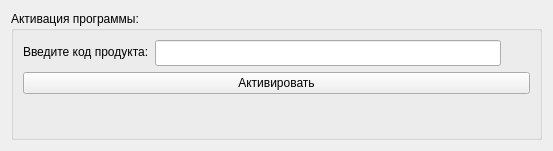
<?xml version="1.0" encoding="UTF-8"?>
<ui version="4.0">
 <class>ActivateWindow</class>
 <widget class="QWidget" name="ActivateWindow">
  <property name="geometry">
   <rect>
    <x>0</x>
    <y>0</y>
    <width>553</width>
    <height>151</height>
   </rect>
  </property>
  <property name="minimumSize">
   <size>
    <width>553</width>
    <height>151</height>
   </size>
  </property>
  <property name="maximumSize">
   <size>
    <width>553</width>
    <height>151</height>
   </size>
  </property>
  <property name="windowTitle">
   <string>Activation</string>
  </property>
  <layout class="QGridLayout" name="gridLayout">
   <item row="0" column="0">
    <widget class="QGroupBox" name="groupBox">
     <property name="title">
      <string>Активация программы:</string>
     </property>
     <layout class="QHBoxLayout" name="horizontalLayout">
      <item>
       <layout class="QFormLayout" name="formLayout">
        <item row="0" column="0">
         <widget class="QLabel" name="label">
          <property name="text">
           <string>Введите код продукта:</string>
          </property>
         </widget>
        </item>
        <item row="0" column="1">
         <widget class="QLineEdit" name="prodkey_lineEdit">
          <property name="minimumSize">
           <size>
            <width>346</width>
            <height>26</height>
           </size>
          </property>
          <property name="maximumSize">
           <size>
            <width>346</width>
            <height>26</height>
           </size>
          </property>
          <property name="text">
           <string/>
          </property>
          <property name="maxLength">
           <number>40</number>
          </property>
         </widget>
        </item>
        <item row="1" column="0" colspan="2">
         <widget class="QPushButton" name="checkPK_pushButton">
          <property name="text">
           <string>Активировать</string>
          </property>
         </widget>
        </item>
        <item row="2" column="0" colspan="2">
         <widget class="QLabel" name="checkPK_label">
          <property name="text">
           <string/>
          </property>
         </widget>
        </item>
       </layout>
      </item>
     </layout>
    </widget>
   </item>
  </layout>
 </widget>
 <resources/>
 <connections/>
</ui>
